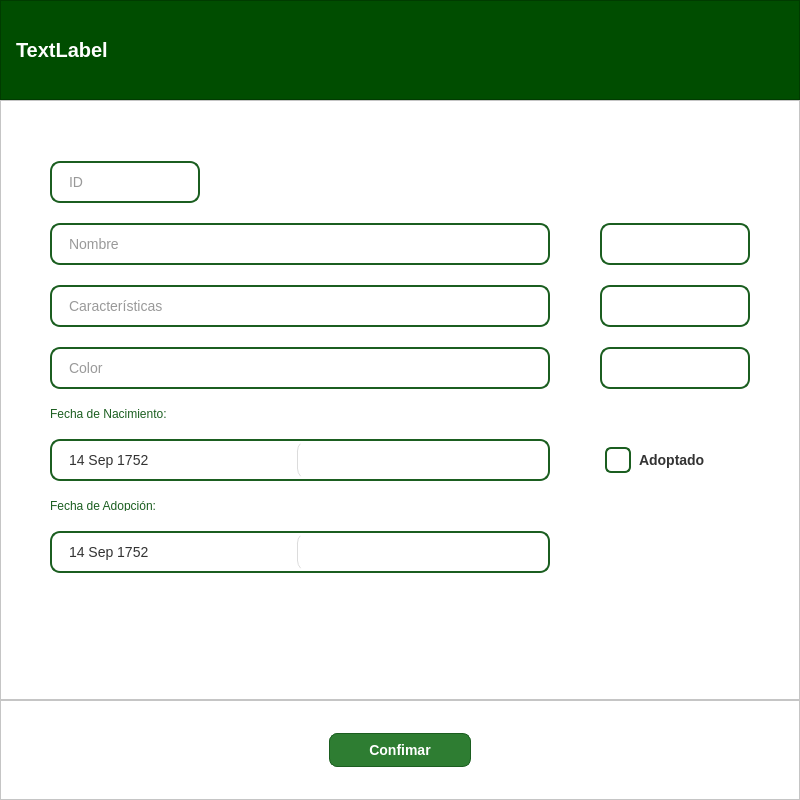
<?xml version="1.0" encoding="UTF-8"?>
<ui version="4.0">
 <class>Dialog</class>
 <widget class="QDialog" name="Dialog">
  <property name="geometry">
   <rect>
    <x>0</x>
    <y>0</y>
    <width>800</width>
    <height>800</height>
   </rect>
  </property>
  <property name="minimumSize">
   <size>
    <width>400</width>
    <height>400</height>
   </size>
  </property>
  <property name="maximumSize">
   <size>
    <width>800</width>
    <height>800</height>
   </size>
  </property>
  <property name="windowTitle">
   <string>Dialog</string>
  </property>
  <layout class="QVBoxLayout" name="verticalLayout" stretch="1,6,1">
   <property name="spacing">
    <number>0</number>
   </property>
   <property name="leftMargin">
    <number>0</number>
   </property>
   <property name="topMargin">
    <number>0</number>
   </property>
   <property name="rightMargin">
    <number>0</number>
   </property>
   <property name="bottomMargin">
    <number>0</number>
   </property>
   <item>
    <widget class="QFrame" name="frame_superior">
     <property name="styleSheet">
      <string notr="true">#frame_superior{
	background-color: #004d00
}

#titulo{
	color: white; 
	font-size: 20px; 
	font-weight: bold; 
}</string>
     </property>
     <property name="frameShape">
      <enum>QFrame::StyledPanel</enum>
     </property>
     <property name="frameShadow">
      <enum>QFrame::Raised</enum>
     </property>
     <layout class="QHBoxLayout" name="horizontalLayout">
      <property name="leftMargin">
       <number>15</number>
      </property>
      <item>
       <widget class="QLabel" name="titulo">
        <property name="text">
         <string>TextLabel</string>
        </property>
       </widget>
      </item>
      <item>
       <spacer name="horizontalSpacer">
        <property name="orientation">
         <enum>Qt::Horizontal</enum>
        </property>
        <property name="sizeHint" stdset="0">
         <size>
          <width>571</width>
          <height>20</height>
         </size>
        </property>
       </spacer>
      </item>
     </layout>
    </widget>
   </item>
   <item>
    <widget class="QFrame" name="frame">
     <property name="styleSheet">
      <string notr="true">.QFrame{
	background-color:white;
}

.QLabel{
	color: #1b5e20;
}

/* --- Estilo Base para TODOS los inputs (Linea 2, Linea 3, Linea 4, Linea 5, Linea 6) --- */
QLineEdit, QComboBox, QDateEdit, QPlainTextEdit {
    border: 2px solid #1b5e20; /* El borde verde oscuro */
    border-radius: 10px;        /* Bordes bien redondeados */
    padding: 10px 15px;         /* Aire dentro de la caja */
    color: #333333;             /* Color del texto que escribe el usuario */
    font-size: 14px;
}

/* Efecto al pasar el ratón (Hover) y al hacer clic (Focus) */
QLineEdit:hover, QComboBox:hover, QDateEdit:hover, QPlainTextEdit:focus {
    background-color: #f9f9f9; /* Un gris casi imperceptible */
    border-color: #4caf50;      /* Verde más brillante */
}

/* --- Estilo para el texto de ayuda (Placeholder gris) --- */
/* (Para QLineEdit, QDateEdit y QPlainTextEdit) */
QLineEdit::placeholder, QPlainTextEdit::placeholder {
    color: #888888; /* Gris suave */
    font-style: italic; /* Un toque de estilo */
}

QComboBox::drop-down {
    border: none;
    width: 30px;
}

/* Estilo de la flechita (puedes usar una imagen o un caracter) */
QComboBox::down-arrow {
    width: 12px;
    height: 12px;
}

/* --- Título &quot;Sexo del animal:&quot; --- */
QLabel#lbl_sexo_titulo {
    color: #1b5e20;
    font-weight: bold;
    font-size: 14px;
    margin-bottom: 5px;
}

/* --- Estilo para los Checkboxes (Macho / Hembra) --- */
QCheckBox {
    color: #333333;
    font-size: 14px;
    spacing: 10px; /* Espacio entre el cuadro y el texto */
}

/* Estilo del cuadradito del Checkbox */
QCheckBox::indicator {
    width: 20px;
    height: 20px;
    border: 2px solid #1b5e20;
    border-radius: 5px;
    background-color: white;
}

/* Cuando está marcado (Checked) */
QCheckBox::indicator:checked {
    background-color: #1b5e20; /* Fondo verde completo */
}

/* Estilo del botón desplegable (la zona de clic) */
QDateEdit::drop-down {
    subcontrol-origin: padding;
    subcontrol-position: top right;
    width: 250px; /* Lo hacemos ancho para que sea fácil de clicar */
    border-left: 1px solid #dcdcdc; /* Una rayita separadora */
    border-top-right-radius: 10px;
    border-bottom-right-radius: 10px;
	border-top-left-radius: 10px;
    border-bottom-left-radius: 10px;
}

/* Cambiar la flecha por un &quot;icono&quot; visual */
QDateEdit::down-arrow {
    image: url(:/iconos/calendario.png);/* Icono */
    width: 30px;
    height: 30px;
}

/* Estilo general del CheckBox (el texto y el espacio) */
QCheckBox {
    color: #333333;
    font-size: 14px;
    font-weight: 500;
    spacing: 8px; /* Espacio entre el cuadro y el texto &quot;Macho/Hembra&quot; */
    padding: 5px;
}

/* 1. El cuadro (indicador) en estado normal */
QCheckBox::indicator {
    width: 22px;
    height: 22px;
    border: 2px solid #1b5e20; /* Borde verde oscuro igual que los inputs */
    border-radius: 6px;        /* Bordes suavemente redondeados */
    background-color: white;
}

/* 2. Cuando pasas el ratón por encima (Hover) */
QCheckBox::indicator:hover {
    border-color: #4caf50;      /* Verde más claro */
    background-color: #f1f8e9; /* Un toque de fondo verdoso muy suave */
}

/* 3. Cuando está MARCADO (Checked) */
QCheckBox::indicator:checked {
    background-color: #1b5e20; /* Fondo verde sólido */
    border-color: #1b5e20;
    /* Aquí definimos el &quot;check&quot; blanco. 
       Si no tienes una imagen, podemos usar un estilo de borde para simularlo, 
       pero lo mejor es usar un icono PNG blanco */
    image: url(assets/check_blanco.png); 
}

/* 4. Cuando está marcado y pasas el ratón */
QCheckBox::indicator:checked:hover {
    background-color: #2e7d32;
    border-color: #2e7d32;
}

/* 5. Estado deshabilitado (por si acaso) */
QCheckBox:disabled {
    color: #aaaaaa;
}

QCheckBox::indicator:disabled {
    border-color: #cccccc;
    background-color: #eeeeee;
}</string>
     </property>
     <property name="frameShape">
      <enum>QFrame::StyledPanel</enum>
     </property>
     <property name="frameShadow">
      <enum>QFrame::Raised</enum>
     </property>
     <layout class="QGridLayout" name="gridLayout">
      <property name="topMargin">
       <number>40</number>
      </property>
      <property name="horizontalSpacing">
       <number>10</number>
      </property>
      <property name="verticalSpacing">
       <number>20</number>
      </property>
      <item row="9" column="0">
       <widget class="QLabel" name="label_adopcion">
        <property name="maximumSize">
         <size>
          <width>16777215</width>
          <height>10</height>
         </size>
        </property>
        <property name="text">
         <string>Fecha de Adopción:</string>
        </property>
       </widget>
      </item>
      <item row="10" column="0">
       <widget class="QDateEdit" name="input_fechaAdopcion">
        <property name="styleSheet">
         <string notr="true"/>
        </property>
        <property name="specialValueText">
         <string/>
        </property>
        <property name="dateTime">
         <datetime>
          <hour>0</hour>
          <minute>0</minute>
          <second>0</second>
          <year>1752</year>
          <month>9</month>
          <day>14</day>
         </datetime>
        </property>
        <property name="calendarPopup">
         <bool>true</bool>
        </property>
       </widget>
      </item>
      <item row="0" column="0">
       <spacer name="verticalSpacer">
        <property name="orientation">
         <enum>Qt::Vertical</enum>
        </property>
        <property name="sizeType">
         <enum>QSizePolicy::Fixed</enum>
        </property>
        <property name="sizeHint" stdset="0">
         <size>
          <width>20</width>
          <height>20</height>
         </size>
        </property>
       </spacer>
      </item>
      <item row="1" column="0">
       <widget class="QLineEdit" name="input_id">
        <property name="maximumSize">
         <size>
          <width>150</width>
          <height>16777215</height>
         </size>
        </property>
        <property name="placeholderText">
         <string>ID</string>
        </property>
       </widget>
      </item>
      <item row="11" column="0">
       <spacer name="verticalSpacer_2">
        <property name="orientation">
         <enum>Qt::Vertical</enum>
        </property>
        <property name="sizeHint" stdset="0">
         <size>
          <width>20</width>
          <height>40</height>
         </size>
        </property>
       </spacer>
      </item>
      <item row="2" column="0">
       <widget class="QLineEdit" name="input_nombre">
        <property name="maximumSize">
         <size>
          <width>500</width>
          <height>16777215</height>
         </size>
        </property>
        <property name="placeholderText">
         <string>Nombre</string>
        </property>
       </widget>
      </item>
      <item row="7" column="0">
       <widget class="QDateEdit" name="input_fechaNacimiento">
        <property name="readOnly">
         <bool>false</bool>
        </property>
        <property name="buttonSymbols">
         <enum>QAbstractSpinBox::UpDownArrows</enum>
        </property>
        <property name="specialValueText">
         <string/>
        </property>
        <property name="dateTime">
         <datetime>
          <hour>0</hour>
          <minute>0</minute>
          <second>0</second>
          <year>1752</year>
          <month>9</month>
          <day>14</day>
         </datetime>
        </property>
        <property name="calendarPopup">
         <bool>true</bool>
        </property>
       </widget>
      </item>
      <item row="3" column="0">
       <widget class="QLineEdit" name="input_caracteristicas">
        <property name="maximumSize">
         <size>
          <width>500</width>
          <height>16777215</height>
         </size>
        </property>
        <property name="placeholderText">
         <string>Características</string>
        </property>
       </widget>
      </item>
      <item row="2" column="1">
       <widget class="QComboBox" name="input_especie">
        <property name="maximumSize">
         <size>
          <width>150</width>
          <height>16777215</height>
         </size>
        </property>
       </widget>
      </item>
      <item row="3" column="1">
       <widget class="QComboBox" name="input_raza">
        <property name="maximumSize">
         <size>
          <width>150</width>
          <height>16777215</height>
         </size>
        </property>
       </widget>
      </item>
      <item row="5" column="0">
       <widget class="QLabel" name="label_nacimiento">
        <property name="maximumSize">
         <size>
          <width>16777215</width>
          <height>10</height>
         </size>
        </property>
        <property name="text">
         <string>Fecha de Nacimiento:</string>
        </property>
       </widget>
      </item>
      <item row="4" column="0">
       <widget class="QLineEdit" name="input_color">
        <property name="maximumSize">
         <size>
          <width>500</width>
          <height>16777215</height>
         </size>
        </property>
        <property name="placeholderText">
         <string>Color</string>
        </property>
       </widget>
      </item>
      <item row="4" column="1">
       <widget class="QComboBox" name="input_sexo">
        <property name="maximumSize">
         <size>
          <width>150</width>
          <height>16777215</height>
         </size>
        </property>
       </widget>
      </item>
      <item row="7" column="1">
       <widget class="QCheckBox" name="input_adoptado">
        <property name="text">
         <string>Adoptado</string>
        </property>
       </widget>
      </item>
     </layout>
    </widget>
   </item>
   <item>
    <widget class="QFrame" name="frame_2">
     <property name="styleSheet">
      <string notr="true">.QFrame{
	background-color: white;
}

/* Estilo general del botón en estado normal */
QPushButton {
    background-color: #2e7d32; /* Un verde más suave y oscuro, tipo &quot;Forest Green&quot; */
    color: white; /* Texto blanco */
    border: 1px solid #1b5e20; /* Un borde sutil aún más oscuro */
    border-radius: 8px; /* Bordes redondeados modernos */
    font-size: 14px;
    font-weight: bold; /* Texto en negrita */
    padding-top: 8px; /* &quot;Aire&quot; arriba y abajo */
    padding-bottom: 8px;
    padding-left: 20px; /* &quot;Aire&quot; a los lados */
    padding-right: 20px;
    min-width: 100px; /* Ancho mínimo para que no se encoja mucho */
}

/* Efecto al pasar el ratón (Hover) */
QPushButton:hover {
    background-color: #388e3c; /* Un verde un poco más claro al hacer hover */
    border: 1px solid #2e7d32;
}

/* Efecto al hacer clic (Pressed) */
QPushButton:pressed {
    background-color: #1b5e20; /* Más oscuro aún cuando está pulsado */
    padding-top: 10px; /* Efecto sutil de presión */
    padding-bottom: 6px;
}</string>
     </property>
     <property name="frameShape">
      <enum>QFrame::StyledPanel</enum>
     </property>
     <property name="frameShadow">
      <enum>QFrame::Raised</enum>
     </property>
     <layout class="QHBoxLayout" name="horizontalLayout_2">
      <item>
       <spacer name="horizontalSpacer_2">
        <property name="orientation">
         <enum>Qt::Horizontal</enum>
        </property>
        <property name="sizeHint" stdset="0">
         <size>
          <width>40</width>
          <height>20</height>
         </size>
        </property>
       </spacer>
      </item>
      <item>
       <widget class="QPushButton" name="btn_animal">
        <property name="text">
         <string>Confimar</string>
        </property>
       </widget>
      </item>
      <item>
       <spacer name="horizontalSpacer_3">
        <property name="orientation">
         <enum>Qt::Horizontal</enum>
        </property>
        <property name="sizeHint" stdset="0">
         <size>
          <width>40</width>
          <height>20</height>
         </size>
        </property>
       </spacer>
      </item>
     </layout>
    </widget>
   </item>
  </layout>
 </widget>
 <resources>
  <include location="img/recursos.qrc"/>
 </resources>
 <connections/>
</ui>
